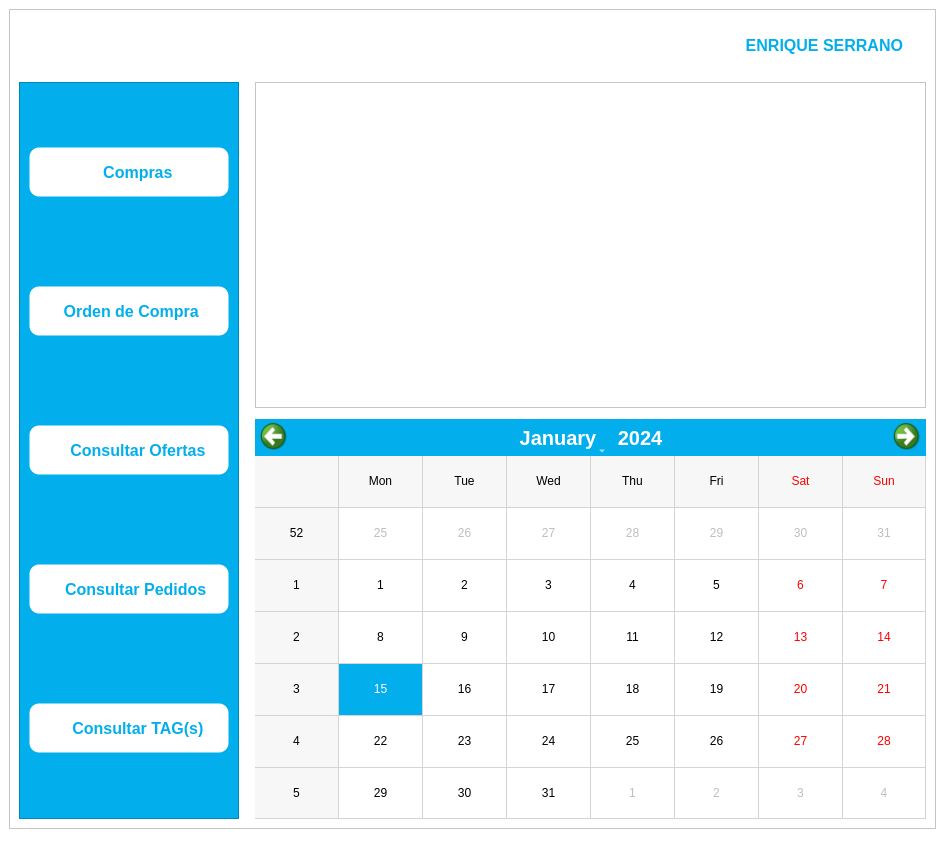
<?xml version="1.0" encoding="UTF-8"?>
<ui version="4.0">
 <class>App_Purchasing</class>
 <widget class="QMainWindow" name="App_Purchasing">
  <property name="geometry">
   <rect>
    <x>0</x>
    <y>0</y>
    <width>945</width>
    <height>860</height>
   </rect>
  </property>
  <property name="minimumSize">
   <size>
    <width>945</width>
    <height>860</height>
   </size>
  </property>
  <property name="windowTitle">
   <string>ERP EIPSA</string>
  </property>
  <property name="windowIcon">
   <iconset>
    <normaloff>//nas01/DATOS/Comunes/EIPSA-ERP/icon.ico</normaloff>//nas01/DATOS/Comunes/EIPSA-ERP/icon.ico</iconset>
  </property>
  <property name="styleSheet">
   <string notr="true">background-color: rgb(255, 255, 255);</string>
  </property>
  <widget class="QWidget" name="centralwidget">
   <layout class="QGridLayout" name="gridLayout_2">
    <item row="0" column="0">
     <widget class="QFrame" name="frame">
      <property name="frameShape">
       <enum>QFrame::StyledPanel</enum>
      </property>
      <property name="frameShadow">
       <enum>QFrame::Raised</enum>
      </property>
      <layout class="QGridLayout" name="gridLayout">
       <item row="3" column="0">
        <layout class="QVBoxLayout" name="FrameApp">
         <item>
          <layout class="QHBoxLayout" name="Header">
           <property name="topMargin">
            <number>0</number>
           </property>
           <item>
            <widget class="QLabel" name="LogoIcon">
             <property name="minimumSize">
              <size>
               <width>220</width>
               <height>52</height>
              </size>
             </property>
             <property name="maximumSize">
              <size>
               <width>220</width>
               <height>52</height>
              </size>
             </property>
             <property name="text">
              <string/>
             </property>
             <property name="pixmap">
              <pixmap>//nas01/DATOS/Comunes/EIPSA-ERP/Logo.ico</pixmap>
             </property>
             <property name="scaledContents">
              <bool>true</bool>
             </property>
            </widget>
           </item>
           <item>
            <spacer name="hSpacer3">
             <property name="orientation">
              <enum>Qt::Horizontal</enum>
             </property>
             <property name="sizeType">
              <enum>QSizePolicy::Fixed</enum>
             </property>
             <property name="sizeHint" stdset="0">
              <size>
               <width>10</width>
               <height>20</height>
              </size>
             </property>
            </spacer>
           </item>
           <item>
            <spacer name="hSpacer1">
             <property name="orientation">
              <enum>Qt::Horizontal</enum>
             </property>
             <property name="sizeHint" stdset="0">
              <size>
               <width>40</width>
               <height>20</height>
              </size>
             </property>
            </spacer>
           </item>
           <item>
            <widget class="QLabel" name="HeaderName">
             <property name="font">
              <font>
               <pointsize>12</pointsize>
               <bold>true</bold>
              </font>
             </property>
             <property name="styleSheet">
              <string notr="true">color:rgb(3, 174, 236)</string>
             </property>
             <property name="text">
              <string>ENRIQUE SERRANO</string>
             </property>
             <property name="alignment">
              <set>Qt::AlignRight|Qt::AlignTrailing|Qt::AlignVCenter</set>
             </property>
            </widget>
           </item>
           <item>
            <spacer name="hSpacer2">
             <property name="orientation">
              <enum>Qt::Horizontal</enum>
             </property>
             <property name="sizeType">
              <enum>QSizePolicy::Fixed</enum>
             </property>
             <property name="sizeHint" stdset="0">
              <size>
               <width>10</width>
               <height>20</height>
              </size>
             </property>
            </spacer>
           </item>
           <item>
            <widget class="QLabel" name="UserIcon">
             <property name="text">
              <string/>
             </property>
             <property name="pixmap">
              <pixmap>//nas01/DATOS/Comunes/EIPSA-ERP/button_icons/User.png</pixmap>
             </property>
            </widget>
           </item>
          </layout>
         </item>
         <item>
          <spacer name="vSpacer1">
           <property name="orientation">
            <enum>Qt::Vertical</enum>
           </property>
           <property name="sizeType">
            <enum>QSizePolicy::Fixed</enum>
           </property>
           <property name="sizeHint" stdset="0">
            <size>
             <width>20</width>
             <height>5</height>
            </size>
           </property>
          </spacer>
         </item>
         <item>
          <layout class="QHBoxLayout" name="PrincipalScreen">
           <item>
            <widget class="QFrame" name="ButtonFrame">
             <property name="minimumSize">
              <size>
               <width>220</width>
               <height>0</height>
              </size>
             </property>
             <property name="maximumSize">
              <size>
               <width>220</width>
               <height>16777215</height>
              </size>
             </property>
             <property name="autoFillBackground">
              <bool>false</bool>
             </property>
             <property name="styleSheet">
              <string notr="true">QFrame{
	background-color: rgb(3, 174, 236);
}

QPushButton{
	border: 1px solid transparent;
	color: rgb(3, 174, 236);
	box-sizing: border-box;
	background-color: rgb(255, 255, 255);
	border-radius: 10px;
}

QPushButton:hover{
	border: 1px solid transparent;
	border-color: rgb(0, 0, 0);
	color: rgb(0,0,0);
	box-sizing: border-box;
	background-color: rgb(255, 255, 255);
	border-radius: 10px;
}

QPushButton:pressed{
	border: 1px solid transparent;
	border-color: rgb(0, 0, 0);
	color: rgb(0,0,0);
	box-sizing: border-box;
	background-color: rgb(200, 200, 200);
	border-radius: 10px;
}</string>
             </property>
             <property name="frameShape">
              <enum>QFrame::StyledPanel</enum>
             </property>
             <property name="frameShadow">
              <enum>QFrame::Raised</enum>
             </property>
             <layout class="QVBoxLayout" name="verticalLayout_3">
              <property name="spacing">
               <number>25</number>
              </property>
              <property name="leftMargin">
               <number>9</number>
              </property>
              <property name="topMargin">
               <number>0</number>
              </property>
              <property name="bottomMargin">
               <number>0</number>
              </property>
              <item>
               <widget class="QPushButton" name="Button_Purchasing">
                <property name="minimumSize">
                 <size>
                  <width>200</width>
                  <height>50</height>
                 </size>
                </property>
                <property name="maximumSize">
                 <size>
                  <width>200</width>
                  <height>50</height>
                 </size>
                </property>
                <property name="font">
                 <font>
                  <pointsize>12</pointsize>
                  <bold>true</bold>
                 </font>
                </property>
                <property name="cursor">
                 <cursorShape>PointingHandCursor</cursorShape>
                </property>
                <property name="text">
                 <string>    Compras</string>
                </property>
                <property name="icon">
                 <iconset>
                  <normaloff>//nas01/DATOS/Comunes/EIPSA-ERP/button_icons/Purchasing.png</normaloff>//nas01/DATOS/Comunes/EIPSA-ERP/button_icons/Purchasing.png</iconset>
                </property>
                <property name="iconSize">
                 <size>
                  <width>40</width>
                  <height>40</height>
                 </size>
                </property>
               </widget>
              </item>
              <item>
               <widget class="QPushButton" name="Button_PurchaseOrder">
                <property name="minimumSize">
                 <size>
                  <width>200</width>
                  <height>50</height>
                 </size>
                </property>
                <property name="maximumSize">
                 <size>
                  <width>200</width>
                  <height>50</height>
                 </size>
                </property>
                <property name="font">
                 <font>
                  <pointsize>12</pointsize>
                  <bold>true</bold>
                 </font>
                </property>
                <property name="cursor">
                 <cursorShape>PointingHandCursor</cursorShape>
                </property>
                <property name="text">
                 <string> Orden de Compra</string>
                </property>
                <property name="icon">
                 <iconset>
                  <normaloff>//nas01/DATOS/Comunes/EIPSA-ERP/button_icons/Purchase_Order.png</normaloff>//nas01/DATOS/Comunes/EIPSA-ERP/button_icons/Purchase_Order.png</iconset>
                </property>
                <property name="iconSize">
                 <size>
                  <width>40</width>
                  <height>40</height>
                 </size>
                </property>
               </widget>
              </item>
              <item>
               <widget class="QPushButton" name="Button_QueryOffer">
                <property name="minimumSize">
                 <size>
                  <width>200</width>
                  <height>50</height>
                 </size>
                </property>
                <property name="maximumSize">
                 <size>
                  <width>200</width>
                  <height>50</height>
                 </size>
                </property>
                <property name="font">
                 <font>
                  <pointsize>12</pointsize>
                  <bold>true</bold>
                 </font>
                </property>
                <property name="cursor">
                 <cursorShape>PointingHandCursor</cursorShape>
                </property>
                <property name="text">
                 <string>    Consultar Ofertas</string>
                </property>
                <property name="icon">
                 <iconset>
                  <normaloff>//nas01/DATOS/Comunes/EIPSA-ERP/button_icons/Offer_Search.png</normaloff>//nas01/DATOS/Comunes/EIPSA-ERP/button_icons/Offer_Search.png</iconset>
                </property>
                <property name="iconSize">
                 <size>
                  <width>40</width>
                  <height>40</height>
                 </size>
                </property>
               </widget>
              </item>
              <item>
               <widget class="QPushButton" name="Button_QueryOrder">
                <property name="minimumSize">
                 <size>
                  <width>200</width>
                  <height>50</height>
                 </size>
                </property>
                <property name="maximumSize">
                 <size>
                  <width>200</width>
                  <height>50</height>
                 </size>
                </property>
                <property name="font">
                 <font>
                  <pointsize>12</pointsize>
                  <bold>true</bold>
                 </font>
                </property>
                <property name="cursor">
                 <cursorShape>PointingHandCursor</cursorShape>
                </property>
                <property name="text">
                 <string>   Consultar Pedidos</string>
                </property>
                <property name="icon">
                 <iconset>
                  <normaloff>//nas01/DATOS/Comunes/EIPSA-ERP/button_icons/Order_Search.png</normaloff>//nas01/DATOS/Comunes/EIPSA-ERP/button_icons/Order_Search.png</iconset>
                </property>
                <property name="iconSize">
                 <size>
                  <width>40</width>
                  <height>40</height>
                 </size>
                </property>
               </widget>
              </item>
              <item>
               <widget class="QPushButton" name="Button_QueryTag">
                <property name="minimumSize">
                 <size>
                  <width>200</width>
                  <height>50</height>
                 </size>
                </property>
                <property name="maximumSize">
                 <size>
                  <width>200</width>
                  <height>50</height>
                 </size>
                </property>
                <property name="font">
                 <font>
                  <pointsize>12</pointsize>
                  <bold>true</bold>
                 </font>
                </property>
                <property name="cursor">
                 <cursorShape>PointingHandCursor</cursorShape>
                </property>
                <property name="text">
                 <string>    Consultar TAG(s)</string>
                </property>
                <property name="icon">
                 <iconset>
                  <normaloff>//nas01/DATOS/Comunes/EIPSA-ERP/button_icons/TAG_Search.png</normaloff>//nas01/DATOS/Comunes/EIPSA-ERP/button_icons/TAG_Search.png</iconset>
                </property>
                <property name="iconSize">
                 <size>
                  <width>40</width>
                  <height>40</height>
                 </size>
                </property>
               </widget>
              </item>
             </layout>
            </widget>
           </item>
           <item>
            <spacer name="hSpacerM">
             <property name="orientation">
              <enum>Qt::Horizontal</enum>
             </property>
             <property name="sizeType">
              <enum>QSizePolicy::Fixed</enum>
             </property>
             <property name="sizeHint" stdset="0">
              <size>
               <width>10</width>
               <height>20</height>
              </size>
             </property>
            </spacer>
           </item>
           <item>
            <layout class="QVBoxLayout" name="MainLayout">
             <item>
              <widget class="QTableWidget" name="tableOffer">
               <property name="minimumSize">
                <size>
                 <width>650</width>
                 <height>280</height>
                </size>
               </property>
               <property name="sortingEnabled">
                <bool>true</bool>
               </property>
               <attribute name="verticalHeaderVisible">
                <bool>false</bool>
               </attribute>
              </widget>
             </item>
             <item>
              <spacer name="vSpacer11">
               <property name="orientation">
                <enum>Qt::Vertical</enum>
               </property>
               <property name="sizeType">
                <enum>QSizePolicy::Fixed</enum>
               </property>
               <property name="sizeHint" stdset="0">
                <size>
                 <width>20</width>
                 <height>5</height>
                </size>
               </property>
              </spacer>
             </item>
             <item>
              <layout class="QHBoxLayout" name="BottomLayout">
               <property name="topMargin">
                <number>0</number>
               </property>
               <item>
                <widget class="QCalendarWidget" name="Calendar">
                 <property name="enabled">
                  <bool>true</bool>
                 </property>
                 <property name="sizePolicy">
                  <sizepolicy hsizetype="Preferred" vsizetype="Preferred">
                   <horstretch>0</horstretch>
                   <verstretch>0</verstretch>
                  </sizepolicy>
                 </property>
                 <property name="minimumSize">
                  <size>
                   <width>200</width>
                   <height>400</height>
                  </size>
                 </property>
                 <property name="cursor">
                  <cursorShape>ArrowCursor</cursorShape>
                 </property>
                 <property name="styleSheet">
                  <string notr="true">QCalendarWidget QWidget{
background-color: rgb(3, 174, 236);
}

QCalendarWidget QTableView{
	background-color: white;
}

QCalendarWidget QToolButton {
	color: white;
	font-size:20px;
	icon-size:30px,30px;
	background-color:rgb(3, 174, 236);
}

QCalendarWidget QToolButton::hover {
	background-color : #019ad2;
}

QCalendarWidget QToolButton::pressed {
	background-color: rgb(1, 140, 190);
	border: 3px solid;
	border-color: rgb(255, 255, 255);
}

QCalendarWidget QSpinBox{
	background-color: rgb(255, 255, 255);
	border: 2px solid;
	border-color: rgb(3,174, 236);
}

QCalendarWidget QAbstractItemView:enabled{
	selection-background-color: rgb(3, 174, 236);
	selection-color: white;
	selection-font-weight: bold;
}

#qt_calendar_prevmonth {
    qproperty-icon: url(//nas01/DATOS/Comunes/EIPSA-ERP/button_icons/back_arrow.png);
}
#qt_calendar_nextmonth {
    qproperty-icon: url(//nas01/DATOS/Comunes/EIPSA-ERP/button_icons/forward_arrow.png);
}</string>
                 </property>
                 <property name="gridVisible">
                  <bool>true</bool>
                 </property>
                 <property name="navigationBarVisible">
                  <bool>true</bool>
                 </property>
                 <property name="dateEditEnabled">
                  <bool>true</bool>
                 </property>
                </widget>
               </item>
              </layout>
             </item>
            </layout>
           </item>
          </layout>
         </item>
        </layout>
       </item>
      </layout>
     </widget>
    </item>
   </layout>
  </widget>
  <widget class="QMenuBar" name="menubar">
   <property name="geometry">
    <rect>
     <x>0</x>
     <y>0</y>
     <width>945</width>
     <height>22</height>
    </rect>
   </property>
  </widget>
  <widget class="QStatusBar" name="statusbar"/>
 </widget>
 <resources/>
 <connections/>
</ui>
